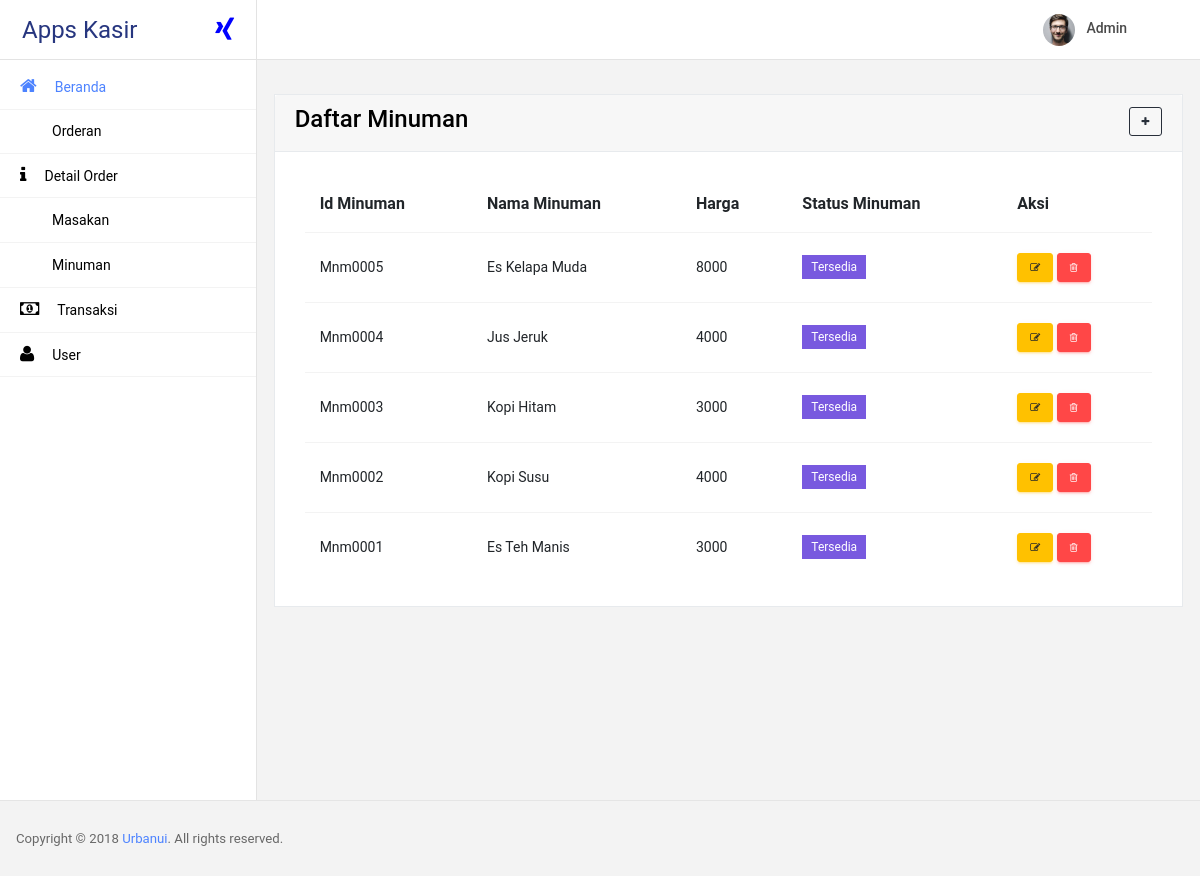
/index.php?minuman/admin (signed in), run on the app's committed database.
### tables this page shows
CREATE TABLE `user` (
  `id_user` char(20) NOT NULL,
  `username` varchar(255) DEFAULT NULL,
  `password` char(255) DEFAULT NULL,
  `nama_user` varchar(255) DEFAULT NULL,
  `id_level` char(20) DEFAULT '5',
  PRIMARY KEY (`id_user`),
  KEY `id_level` (`id_level`)
);

CREATE TABLE `minuman` (
  `id_minuman` char(20) NOT NULL,
  `nama_minuman` char(20) DEFAULT NULL,
  `harga` char(255) DEFAULT NULL,
  `status_minuman` enum('Tersedia','Habis') DEFAULT 'Tersedia',
  PRIMARY KEY (`id_minuman`)
);

### common/query.php (called while the page is built, shortened)
<?php
class Query{
	public static function nampil($kon,$table,$data){
		return mysqli_query($kon,"SELECT * FROM $table WHERE $data");
	}
	public static function tampil($kon,$table){
		return mysqli_query($kon,"SELECT * FROM $table");
	}
	public static function fetch($syarat){
		return mysqli_fetch_array($syarat);
	}
}
?>

### common/link_dalam.php (called while the page is built, shortened)
<?php
$url=$_SERVER["QUERY_STRING"];
$belah=explode("/", $url);
$pecah=explode("-", $belah[0]);
$folder=$belah[1];
$file=$pecah[0];
if ($folder!="" AND $file!="") {
	if (file_exists("halaman/$folder/$file.php")) {
		include ("halaman/$folder/$file.php");
	}
	else{
		header("location:index.php");
	}
}
else{
	include ("halaman/umum/beranda.php");
}
?>

### index.php (called while the page is built, shortened)
<?php
$kon=mysqli_connect("localhost","root","","db_andika") or die ("Belum Konek");
include ("common/class_template.php");
include ("common/query.php");
$tem=new template();
if ($_SESSION['id']=="") {
	include ("common/link.php");
}
else{
	include ("common/link_dalam.php");
	include ("template/dashboard.php");
}
include ("template/layout.php");
?>

### halaman/admin/minuman.php (the view)
<?php
$query=Query::tampil($kon,"minuman ORDER BY id_minuman DESC");
while ($row=Query::fetch($query)) {
  $Edit=$tem->tbl("edit_minuman-{$row['id_minuman']}/$folder","warning","Edit","edit");
  $Hapus=$tem->tbl("hapus_minuman-{$row['id_minuman']}/aksi","danger","Hapus","trash");
  if ($row['status_minuman']=="Tersedia") {
    $sts="<label class='badge badge-info'>{$row['status_minuman']}</label>";
  }
  else{
    $sts="<label class='badge badge-warning'>{$row['status_minuman']}</label>";
  }
  $tr.="
      <tr>
        <td>{$row['id_minuman']}</td>
        <td>{$row['nama_minuman']}</td>
        <td>{$row['harga']}</td>
        <td>$sts</td>
        <td>$Edit  $Hapus</td>
      </tr>
  ";
}
$isi="
	<div class='table-responsive'>
        <table class='table'>
          <thead>
            <tr>
              <th><b>Id Minuman</th>
              <th><b>Nama Minuman</th>
              <th><b>Harga</th>
              <th><b>Status Minuman</th>
              <th><b>Aksi</th>
            </tr>
          </thead>
          <tbody>
            $tr
          </tbody>
        </table>
      </div>
    </div>
  </div>
";
$tbl=$tem->tblink("tbh_minuman/admin","dark","Tambah","plus");
$konten=$tem->wadahisi("Daftar Minuman","$tbl","$isi");
?>

### common/class_template.php (shortened to what this page needs)
<?php
	class template{
		function wadahisi($wjudul,$wTombol,$wIsi){
			return "
				<div class='row'>
			        <div class='col-md-12 stretch-card'>
				        <div class='card'>
				            <div class='card-header'>
				              <h3>
				              	$wjudul
				              	$wTombol
				              </h3>
				            </div>
				            <div class='card-body'>
				              $wIsi
				            </div>
				        </div>
			        </div>
			    </div>
			";
		}
		function tblink($link,$warna,$ket,$icon){
			return "
				<a href='?$link' class='btn btn-outline-$warna btn-xs' style='float:right;' title='$ket'><span class='icon-$icon'></span></a>
			";
		}
		function tbl($link,$warna,$judul,$icon){
			return"
				<a href='?$link' class='btn btn-$warna btn-xs' title='$judul'><span class='icon-$icon'></span></a>
			";
		}
	}
?>

### template/header.php (shortened to what this page needs)
<?php
$ambil=mysqli_fetch_array(Query::nampil($kon,"user","username='{$_SESSION['id']}'"));
switch ($ambil['id_level']) {
  case '1':
    $level="Admin";
    $img="<img src='images/faces/face24.jpg' alt='profile'/>";
  break;
}
$header="
        <nav class='navbar col-lg-12 col-12 p-0 fixed-top d-flex flex-row'>
                <div class='navbar-brand-wrapper d-flex justify-content-center'>
            <div class='navbar-brand-inner-wrapper d-flex justify-content-between align-items-center w-100'>
              <a class='navbar-brand brand-logo' href='index.php'>Apps Kasir</a>
              <a class='navbar-brand brand-logo-mini' href='index.php'><i class='mdi mdi-xing'></i></a>
              <button class='navbar-toggler navbar-toggler align-self-center' type='button' data-toggle='minimize'>
                <span class='icon-xing' style='color:blue;'></span>
              </button>
            </div>
          </div>
          <div class='navbar-menu-wrapper d-flex align-items-center justify-content-end'>
            <ul class='navbar-nav navbar-nav-right'>
              <li class='nav-item nav-profile dropdown'>
                <a class='nav-link dropdown-toggle' href='#' data-toggle='dropdown' id='profileDropdown'>
                  $img
                  <span class='nav-profile-name'>$level</span>
                </a>
                <div class='dropdown-menu dropdown-menu-right navbar-dropdown' aria-labelledby='profileDropdown'>
                  <a class='dropdown-item'>
                    <i class='mdi mdi-account text-primary'></i>
                    {$ambil['nama_user']}
                  </a>
                  <a class='dropdown-item' href='?keluar/aksi'>
                    <i class='mdi mdi-logout text-primary'></i>
                    Logout
                  </a>
                </div>
              </li>
            </ul>
            <button class='navbar-toggler navbar-toggler-right d-lg-none align-self-center' type='button' data-toggle='offcanvas'>
              <span class='mdi mdi-menu'></span>
            </button>
          </div>
        </nav>
";
?>

### template/layout.php (style rules this page uses)
label { font-weight: bold; }

### data on the page
user: id_level "Admin"
minuman: id_minuman "Mnm0005", nama_minuman "Es Kelapa Muda", harga "8000", status_minuman "Tersedia"
minuman: id_minuman "Mnm0004", nama_minuman "Jus Jeruk", harga "4000", status_minuman "Tersedia"
minuman: id_minuman "Mnm0003", nama_minuman "Kopi Hitam", harga "3000", status_minuman "Tersedia"
minuman: id_minuman "Mnm0002", nama_minuman "Kopi Susu", harga "4000", status_minuman "Tersedia"
minuman: id_minuman "Mnm0001", nama_minuman "Es Teh Manis", harga "3000", status_minuman "Tersedia"

### other printed values
$wjudul "Daftar Minuman"
